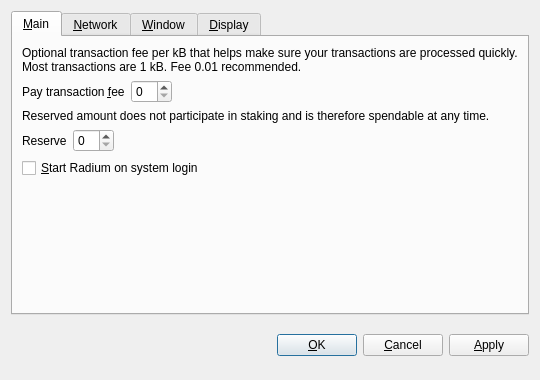
<?xml version="1.0" encoding="UTF-8"?>
<ui version="4.0">
 <class>OptionsDialog</class>
 <widget class="QDialog" name="OptionsDialog">
  <property name="geometry">
   <rect>
    <x>0</x>
    <y>0</y>
    <width>540</width>
    <height>380</height>
   </rect>
  </property>
  <property name="windowTitle">
   <string>Options</string>
  </property>
  <property name="modal">
   <bool>true</bool>
  </property>
  <layout class="QVBoxLayout" name="verticalLayout">
   <item>
    <widget class="QTabWidget" name="tabWidget">
     <property name="tabPosition">
      <enum>QTabWidget::North</enum>
     </property>
     <property name="currentIndex">
      <number>0</number>
     </property>
     <widget class="QWidget" name="tabMain">
      <attribute name="title">
       <string>&amp;Main</string>
      </attribute>
      <layout class="QVBoxLayout" name="verticalLayout_Main">
       <item>
        <widget class="QLabel" name="transactionFeeInfoLabel">
         <property name="text">
          <string>Optional transaction fee per kB that helps make sure your transactions are processed quickly. Most transactions are 1 kB. Fee 0.01 recommended.</string>
         </property>
         <property name="textFormat">
          <enum>Qt::PlainText</enum>
         </property>
         <property name="wordWrap">
          <bool>true</bool>
         </property>
        </widget>
       </item>
       <item>
        <layout class="QHBoxLayout" name="horizontalLayoutFee">
         <item>
          <widget class="QLabel" name="transactionFeeLabel">
           <property name="text">
            <string>Pay transaction &amp;fee</string>
           </property>
           <property name="textFormat">
            <enum>Qt::PlainText</enum>
           </property>
           <property name="buddy">
            <cstring>transactionFee</cstring>
           </property>
          </widget>
         </item>
         <item>
          <widget class="BitcoinAmountField" name="transactionFee"/>
         </item>
         <item>
          <spacer name="horizontalSpacerFee">
           <property name="orientation">
            <enum>Qt::Horizontal</enum>
           </property>
           <property name="sizeHint" stdset="0">
            <size>
             <width>40</width>
             <height>20</height>
            </size>
           </property>
          </spacer>
         </item>
        </layout>
       </item>
       <item>
        <widget class="QLabel" name="reserveBalanceInfoLabel">
         <property name="text">
          <string>Reserved amount does not participate in staking and is therefore spendable at any time.</string>
         </property>
         <property name="textFormat">
          <enum>Qt::PlainText</enum>
         </property>
         <property name="wordWrap">
          <bool>true</bool>
         </property>
        </widget>
       </item>
       <item>
        <layout class="QHBoxLayout" name="horizontalLayoutReserveBalance">
         <item>
          <widget class="QLabel" name="reserveBalanceLabel">
           <property name="text">
            <string>Reserve</string>
           </property>
           <property name="textFormat">
            <enum>Qt::PlainText</enum>
           </property>
           <property name="buddy">
            <cstring>reserveBalance</cstring>
           </property>
          </widget>
         </item>
         <item>
          <widget class="BitcoinAmountField" name="reserveBalance"/>
         </item>
         <item>
          <spacer name="horizontalSpacerReserveBalance">
           <property name="orientation">
            <enum>Qt::Horizontal</enum>
           </property>
           <property name="sizeHint" stdset="0">
            <size>
             <width>40</width>
             <height>20</height>
            </size>
           </property>
          </spacer>
         </item>
        </layout>
       </item>
       <item>
        <widget class="QCheckBox" name="bitcoinAtStartup">
         <property name="toolTip">
          <string>Automatically start Radium after logging in to the system.</string>
         </property>
         <property name="text">
          <string>&amp;Start Radium on system login</string>
         </property>
        </widget>
       </item>
       <item>
        <spacer name="verticalSpacer_Main">
         <property name="orientation">
          <enum>Qt::Vertical</enum>
         </property>
         <property name="sizeHint" stdset="0">
          <size>
           <width>20</width>
           <height>40</height>
          </size>
         </property>
        </spacer>
       </item>
      </layout>
     </widget>
     <widget class="QWidget" name="tabNetwork">
      <attribute name="title">
       <string>&amp;Network</string>
      </attribute>
      <layout class="QVBoxLayout" name="verticalLayout_Network">
       <item>
        <widget class="QCheckBox" name="mapPortUpnp">
         <property name="toolTip">
          <string>Automatically open the Radium client port on the router. This only works when your router supports UPnP and it is enabled.</string>
         </property>
         <property name="text">
          <string>Map port using &amp;UPnP</string>
         </property>
        </widget>
       </item>
       <item>
        <widget class="QCheckBox" name="connectSocks">
         <property name="toolTip">
          <string>Connect to the Radium network through a SOCKS5 proxy (e.g. when connecting through Tor).</string>
         </property>
         <property name="text">
          <string>&amp;Connect through SOCKS5 proxy:</string>
         </property>
        </widget>
       </item>
       <item>
        <layout class="QHBoxLayout" name="horizontalLayout_Network">
         <item>
          <widget class="QLabel" name="proxyIpLabel">
           <property name="text">
            <string>Proxy &amp;IP:</string>
           </property>
           <property name="textFormat">
            <enum>Qt::PlainText</enum>
           </property>
           <property name="buddy">
            <cstring>proxyIp</cstring>
           </property>
          </widget>
         </item>
         <item>
          <widget class="QValidatedLineEdit" name="proxyIp">
           <property name="maximumSize">
            <size>
             <width>140</width>
             <height>16777215</height>
            </size>
           </property>
           <property name="toolTip">
            <string>IP address of the proxy (e.g. 127.0.0.1)</string>
           </property>
          </widget>
         </item>
         <item>
          <widget class="QLabel" name="proxyPortLabel">
           <property name="text">
            <string>&amp;Port:</string>
           </property>
           <property name="textFormat">
            <enum>Qt::PlainText</enum>
           </property>
           <property name="buddy">
            <cstring>proxyPort</cstring>
           </property>
          </widget>
         </item>
         <item>
          <widget class="QLineEdit" name="proxyPort">
           <property name="maximumSize">
            <size>
             <width>55</width>
             <height>16777215</height>
            </size>
           </property>
           <property name="toolTip">
            <string>Port of the proxy (e.g. 9050)</string>
           </property>
          </widget>
         </item>
         <item>
          <spacer name="horizontalSpacer_Network">
           <property name="orientation">
            <enum>Qt::Horizontal</enum>
           </property>
           <property name="sizeHint" stdset="0">
            <size>
             <width>40</width>
             <height>20</height>
            </size>
           </property>
          </spacer>
         </item>
        </layout>
       </item>
       <item>
        <spacer name="verticalSpacer_Network">
         <property name="orientation">
          <enum>Qt::Vertical</enum>
         </property>
         <property name="sizeHint" stdset="0">
          <size>
           <width>20</width>
           <height>40</height>
          </size>
         </property>
        </spacer>
       </item>
      </layout>
     </widget>
     <widget class="QWidget" name="tabWindow">
      <attribute name="title">
       <string>&amp;Window</string>
      </attribute>
      <layout class="QVBoxLayout" name="verticalLayout_Window">
       <item>
        <widget class="QCheckBox" name="minimizeToTray">
         <property name="toolTip">
          <string>Show only a tray icon after minimizing the window.</string>
         </property>
         <property name="text">
          <string>&amp;Minimize to the tray instead of the taskbar</string>
         </property>
        </widget>
       </item>
       <item>
        <widget class="QCheckBox" name="minimizeOnClose">
         <property name="toolTip">
          <string>Minimize instead of exit the application when the window is closed. When this option is enabled, the application will be closed only after selecting Quit in the menu.</string>
         </property>
         <property name="text">
          <string>M&amp;inimize on close</string>
         </property>
        </widget>
       </item>
       <item>
        <spacer name="verticalSpacer_Window">
         <property name="orientation">
          <enum>Qt::Vertical</enum>
         </property>
         <property name="sizeHint" stdset="0">
          <size>
           <width>20</width>
           <height>40</height>
          </size>
         </property>
        </spacer>
       </item>
      </layout>
     </widget>
     <widget class="QWidget" name="tabDisplay">
      <attribute name="title">
       <string>&amp;Display</string>
      </attribute>
      <layout class="QVBoxLayout" name="verticalLayout_Display">
       <item>
        <layout class="QHBoxLayout" name="horizontalLayout_1_Display">
         <item>
          <widget class="QLabel" name="langLabel">
           <property name="text">
            <string>User Interface &amp;language:</string>
           </property>
           <property name="textFormat">
            <enum>Qt::PlainText</enum>
           </property>
           <property name="buddy">
            <cstring>lang</cstring>
           </property>
          </widget>
         </item>
         <item>
          <widget class="QValueComboBox" name="lang">
           <property name="toolTip">
            <string>The user interface language can be set here. This setting will take effect after restarting Radium.</string>
           </property>
          </widget>
         </item>
        </layout>
       </item>
       <item>
        <layout class="QHBoxLayout" name="horizontalLayout_2_Display">
         <item>
          <widget class="QLabel" name="unitLabel">
           <property name="text">
            <string>&amp;Unit to show amounts in:</string>
           </property>
           <property name="textFormat">
            <enum>Qt::PlainText</enum>
           </property>
           <property name="buddy">
            <cstring>unit</cstring>
           </property>
          </widget>
         </item>
         <item>
          <widget class="QValueComboBox" name="unit">
           <property name="toolTip">
            <string>Choose the default subdivision unit to show in the interface and when sending coins.</string>
           </property>
          </widget>
         </item>
        </layout>
       </item>
       <item>
        <widget class="QCheckBox" name="coinControlFeatures">
         <property name="toolTip">
          <string>Whether to show coin control features or not.</string>
         </property>
         <property name="text">
          <string>Display coin &amp;control features (experts only!)</string>
         </property>
        </widget>
       </item>
       <item>
        <widget class="QCheckBox" name="minimizeCoinAge">
         <property name="toolTip">
          <string>Whether to select the coin outputs randomly or with minimal coin age.</string>
         </property>
         <property name="text">
          <string>Minimize weight consumption (experimental)</string>
         </property>
        </widget>
       </item>
       <item>
        <widget class="QCheckBox" name="useBlackTheme">
         <property name="text">
          <string>Use black visual theme (requires restart)</string>
         </property>
        </widget>
       </item>
       <item>
        <spacer name="verticalSpacer_Display">
         <property name="orientation">
          <enum>Qt::Vertical</enum>
         </property>
         <property name="sizeHint" stdset="0">
          <size>
           <width>20</width>
           <height>40</height>
          </size>
         </property>
        </spacer>
       </item>
      </layout>
     </widget>
    </widget>
   </item>
   <item>
    <layout class="QHBoxLayout" name="horizontalLayout_Buttons">
     <item>
      <spacer name="horizontalSpacer_1">
       <property name="orientation">
        <enum>Qt::Horizontal</enum>
       </property>
       <property name="sizeHint" stdset="0">
        <size>
         <width>40</width>
         <height>48</height>
        </size>
       </property>
      </spacer>
     </item>
     <item>
      <widget class="QLabel" name="statusLabel">
       <property name="font">
        <font>
         <weight>75</weight>
         <bold>true</bold>
        </font>
       </property>
       <property name="text">
        <string/>
       </property>
       <property name="textFormat">
        <enum>Qt::PlainText</enum>
       </property>
       <property name="wordWrap">
        <bool>true</bool>
       </property>
      </widget>
     </item>
     <item>
      <spacer name="horizontalSpacer_2">
       <property name="orientation">
        <enum>Qt::Horizontal</enum>
       </property>
       <property name="sizeHint" stdset="0">
        <size>
         <width>40</width>
         <height>48</height>
        </size>
       </property>
      </spacer>
     </item>
     <item>
      <widget class="QPushButton" name="okButton">
       <property name="text">
        <string>&amp;OK</string>
       </property>
      </widget>
     </item>
     <item>
      <widget class="QPushButton" name="cancelButton">
       <property name="text">
        <string>&amp;Cancel</string>
       </property>
       <property name="autoDefault">
        <bool>false</bool>
       </property>
      </widget>
     </item>
     <item>
      <widget class="QPushButton" name="applyButton">
       <property name="text">
        <string>&amp;Apply</string>
       </property>
       <property name="autoDefault">
        <bool>false</bool>
       </property>
      </widget>
     </item>
    </layout>
   </item>
  </layout>
 </widget>
 <customwidgets>
  <customwidget>
   <class>BitcoinAmountField</class>
   <extends>QSpinBox</extends>
   <header>bitcoinamountfield.h</header>
  </customwidget>
  <customwidget>
   <class>QValueComboBox</class>
   <extends>QComboBox</extends>
   <header>qvaluecombobox.h</header>
  </customwidget>
  <customwidget>
   <class>QValidatedLineEdit</class>
   <extends>QLineEdit</extends>
   <header>qvalidatedlineedit.h</header>
  </customwidget>
 </customwidgets>
 <resources/>
 <connections/>
</ui>
